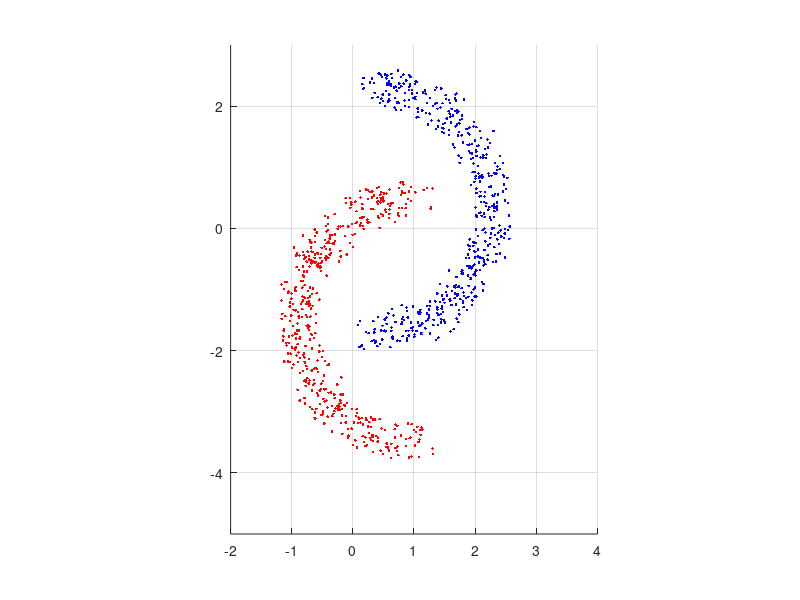

Write the MATLAB code that produced this figure.
% Generate double moon data with labels {-1,1} and save it
%
% <Josef.Sivic@ens.fr>
% Adapted from python from Nicolas Le Roux

npoints = 500;

% Generate npoints points between -pi/2 and pi/2
Theta1 = rand(npoints,1)*pi - pi/2;

% Generate npoints points between pi/2 and 3pi/2
Theta2 = rand(npoints,1)*pi + pi/2

R = 2;
C1 = [0, 0];
C2 = [.8, -1.8];

X1 = zeros(npoints, 2);
X1(:, 1) = R*cos(Theta1) + C1(1) + .6*rand(npoints,1);
X1(:, 2) = R*sin(Theta1) + C1(2) + .6*rand(npoints,1);

X2 = zeros(npoints, 2);
X2(:, 1) = R*cos(Theta2) + C2(1) + .6*rand(npoints,1);
X2(:, 2) = R*sin(Theta2) + C2(2) + .6*rand(npoints,1);


figure(1); clf; hold on;
plot(X1(:,1),X1(:,2),'b.');
plot(X2(:,1),X2(:,2),'r.');

axis equal; grid on;
axis([-2 4 -5 3]);

% concatenate the two
X = [X1; X2];

% target labels
Y                = zeros(npoints*2,1);
Y(1:npoints)     = -1;
Y(npoints+1:end) = 1;
 
save('double_moon.mat','X','Y','-mat');

